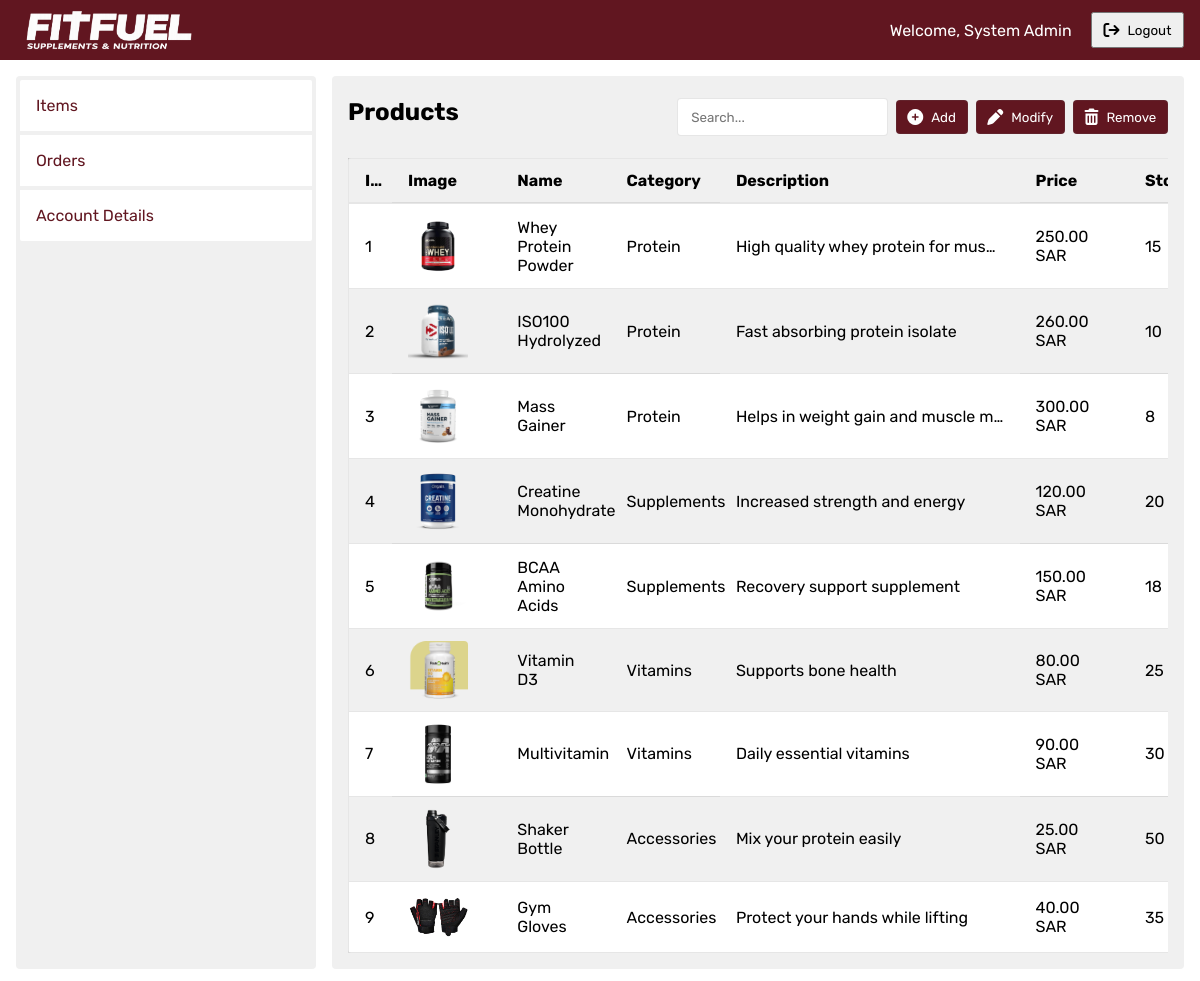
The page /admin/account.php?show=items (signed in) on the database its author committed.
### tables this page shows
CREATE TABLE products (

    product_id INT AUTO_INCREMENT PRIMARY KEY,

    name VARCHAR(150) NOT NULL,

    description TEXT,

    price DECIMAL(10,2) NOT NULL,

    stock INT NOT NULL DEFAULT 0,

    rating DECIMAL(2,1) DEFAULT 0.0,

    image VARCHAR(255) NOT NULL,

    category_id INT NOT NULL,

    FOREIGN KEY (category_id)
    REFERENCES categories(category_id)

);

CREATE TABLE categories (

    category_id INT AUTO_INCREMENT PRIMARY KEY,

    category_name VARCHAR(100) NOT NULL

);

### admin/tools/items_list.php (the view, shortened to what this page needs)
<?php
$query = "SELECT products.*, categories.category_name
          FROM products
          JOIN categories ON products.category_id = categories.category_id";
$query = $query . " ORDER BY products.product_id ASC";
$result = mysqli_query($db, $query);
?>
<div id="items-header">
    <div id="contents-text">
        <h1>Products</h1>
    </div>
    <div id="items-actions">
        <div id="items-search">
            <form method="get" action="account.php">
                <input type="search" name="search" placeholder="Search..." value="<?= htmlspecialchars(isset($_GET['search']) ? $_GET['search'] : '') ?>">
            </form>
        </div>
        <div id="items-management">
            <button id="add" type="button">Add</button>
            <button id="modify" type="button">Modify</button>
            <button id="remove" type="button">Remove</button>
        </div>
    </div>
</div>
<div>
    <table id="products-table">
        <thead>
        <tr>
            <th>ID</th>
            <th>Image</th>
            <th>Name</th>
            <th>Category</th>
            <th>Description</th>
            <th>Price</th>
            <th>Stock</th>
        </tr>
        </thead>
        <tbody>
        <?php if (mysqli_num_rows($result) == 0): ?>
            <tr><td colspan="8">No products found.</td></tr>
        <?php else: ?>
            <?php while ($row = mysqli_fetch_assoc($result)): ?>
                <tr data-id="<?= $row["product_id"] ?>"
                    data-name="<?= htmlspecialchars($row["name"]) ?>"
                    data-category="<?= $row["category_id"] ?>"
                    data-description="<?= htmlspecialchars($row["description"]) ?>"
                    data-price="<?= $row["price"] ?>"
                    data-stock="<?= $row["stock"] ?>"
                    data-rating="<?= $row["rating"] ?>"
                    data-image="<?= htmlspecialchars($row["image"]) ?>">
                    <td><?= $row["product_id"] ?></td>
                    <td><img src="../img/<?= htmlspecialchars($row["image"]) ?>" width="60"></td>
                    <td><?= htmlspecialchars($row["name"]) ?></td>
                    <td><?= htmlspecialchars($row["category_name"]) ?></td>
                    <td><?= htmlspecialchars($row["description"]) ?></td>
                    <td><?= number_format($row["price"], 2) ?> SAR</td>
                    <td><?= $row["stock"] ?></td>
                </tr>
            <?php endwhile; ?>
        <?php endif; ?>
        </tbody>
    </table>
</div>

### css/account.css (style rules this page uses)
html, body { height: 100%; }
body { display: flex; flex-direction: column; justify-content: space-between; }
button { padding: 0.6em 0.8em; display: flex; align-items: center; align-self: center; }
section#content #contents-text { margin: 0.4em 0 1em 0; }
section#content div { overflow-y: auto; }
section#content table { background-color: white; padding: 1em; border: 1px solid var(--border-color); border-radius: 4px; border-collapse: collapse; table-layout: fixed; width: 100%; min-width: 1000px; }
section#content #items-header { margin-bottom: 1em; flex-wrap: wrap; }
section#content #items-header #items-actions { flex-wrap: wrap; }
section#content #products-table tr:nth-child(2n) { background-color: var(--lightgray-color); }
section#content #products-table td, section#content #products-table th { padding: 0.75em 1em; }
section#content #products-table th { text-align: left; border-bottom: 2px solid var(--border-color); background-color: var(--lightgray-color); }
section#content #products-table td { border-bottom: 1px solid var(--border-color); }
section#content #products-table img { display: block; border-radius: 4px; object-fit: cover; }
#products-table th:nth-child(1), #products-table td:nth-child(1) { width: 4ch; white-space: nowrap; overflow: hidden; text-overflow: ellipsis; }
#products-table th:nth-child(2), #products-table td:nth-child(2) { width: max-content; }
#products-table th:nth-child(5), #products-table td:nth-child(5) { width: 30%; white-space: nowrap; overflow: hidden; text-overflow: ellipsis; }
#products-table tbody tr[data-id] { cursor: pointer; transition: background-color 0.15s ease; }
#items-header { display: flex; justify-content: space-between; align-items: center; }
#items-management, #items-actions { display: flex; gap: 8px; flex-direction: row; align-items: center; }
#items-search input { padding: 0.8em 1em; border-radius: 4px; border: 1px solid var(--border-color); }
#items-management button { color: white; background-color: var(--main-color); border-radius: 4px; border: 1px solid var(--border-color); cursor: pointer; }
#items-management button::before { content: "\f057"; font-family: "Font Awesome 7 Free"; font-weight: 900; margin-right: 8px; font-size: 1.2em; }
#items-management #add::before { content: "\f055"; }
#items-management #modify::before { content: "\f304"; }
#items-management #remove::before { content: "\f2ed"; }

### css/base.css (style rules this page uses)
* { padding: 0; margin: 0; box-sizing: border-box; text-decoration: none; list-style: none; font-family: 'Rubik' , sans-serif; }
:root { --main-color: #611620; --white-color:#ffffff; --dark-color: #222222; --gray-color: #c7c7c7; --dark-red: #d30000; --border-color:#6666662a; --name-item:#1818b8; --darkgray-color:#565656; --lightgray-color: #f0f0f0; }

### rows shown on the page
products: product_id "1", image (picture), name "Whey Protein Powder", category.category_name "Protein", description "High quality whey protein for mus…", price "250.00", stock "15"
products: product_id "2", image (picture), name "ISO100 Hydrolyzed", category.category_name "Protein", description "Fast absorbing protein isolate", price "260.00", stock "10"
products: product_id "3", image (picture), name "Mass Gainer", category.category_name "Protein", description "Helps in weight gain and muscle m…", price "300.00", stock "8"
products: product_id "4", image (picture), name "Creatine Monohydrate", category.category_name "Supplements", description "Increased strength and energy", price "120.00", stock "20"
products: product_id "5", image (picture), name "BCAA Amino Acids", category.category_name "Supplements", description "Recovery support supplement", price "150.00", stock "18"
products: product_id "6", image (picture), name "Vitamin D3", category.category_name "Vitamins", description "Supports bone health", price "80.00", stock "25"
products: product_id "7", image (picture), name "Multivitamin", category.category_name "Vitamins", description "Daily essential vitamins", price "90.00", stock "30"
products: product_id "8", image (picture), name "Shaker Bottle", category.category_name "Accessories", description "Mix your protein easily", price "25.00", stock "50"
products: product_id "9", image (picture), name "Gym Gloves", category.category_name "Accessories", description "Protect your hands while lifting", price "40.00", stock "35"

### other values the page prints
$_SESSION["fullname"] "System Admin"
